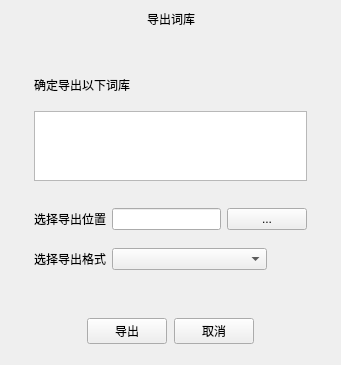
<?xml version="1.0" encoding="UTF-8"?>
<ui version="4.0">
 <class>OutputWordlibDlg</class>
 <widget class="QWidget" name="OutputWordlibDlg">
  <property name="geometry">
   <rect>
    <x>0</x>
    <y>0</y>
    <width>341</width>
    <height>365</height>
   </rect>
  </property>
  <property name="windowTitle">
   <string>Form</string>
  </property>
  <layout class="QVBoxLayout" name="verticalLayout_2">
   <property name="leftMargin">
    <number>0</number>
   </property>
   <property name="topMargin">
    <number>0</number>
   </property>
   <property name="rightMargin">
    <number>0</number>
   </property>
   <property name="bottomMargin">
    <number>0</number>
   </property>
   <item>
    <layout class="QVBoxLayout" name="verticalLayout" stretch="36,30,14,10,60,20,40,12,40,40,30,20">
     <item>
      <widget class="QWidget" name="output_wordlib_title_widget" native="true">
       <property name="sizePolicy">
        <sizepolicy hsizetype="Fixed" vsizetype="Fixed">
         <horstretch>0</horstretch>
         <verstretch>0</verstretch>
        </sizepolicy>
       </property>
       <property name="minimumSize">
        <size>
         <width>245</width>
         <height>32</height>
        </size>
       </property>
       <property name="maximumSize">
        <size>
         <width>16653</width>
         <height>16653</height>
        </size>
       </property>
       <layout class="QHBoxLayout" name="horizontalLayout_4">
        <property name="leftMargin">
         <number>0</number>
        </property>
        <property name="topMargin">
         <number>0</number>
        </property>
        <property name="rightMargin">
         <number>0</number>
        </property>
        <property name="bottomMargin">
         <number>0</number>
        </property>
        <item>
         <layout class="QHBoxLayout" name="horizontalLayout_3" stretch="1,0,1">
          <item>
           <spacer name="horizontalSpacer_8">
            <property name="orientation">
             <enum>Qt::Horizontal</enum>
            </property>
            <property name="sizeType">
             <enum>QSizePolicy::Expanding</enum>
            </property>
            <property name="sizeHint" stdset="0">
             <size>
              <width>20</width>
              <height>20</height>
             </size>
            </property>
           </spacer>
          </item>
          <item>
           <widget class="QLabel" name="logo_title_label">
            <property name="text">
             <string>导出词库</string>
            </property>
           </widget>
          </item>
          <item>
           <spacer name="horizontalSpacer_9">
            <property name="orientation">
             <enum>Qt::Horizontal</enum>
            </property>
            <property name="sizeHint" stdset="0">
             <size>
              <width>40</width>
              <height>20</height>
             </size>
            </property>
           </spacer>
          </item>
         </layout>
        </item>
       </layout>
      </widget>
     </item>
     <item>
      <spacer name="verticalSpacer_2">
       <property name="orientation">
        <enum>Qt::Vertical</enum>
       </property>
       <property name="sizeHint" stdset="0">
        <size>
         <width>20</width>
         <height>18</height>
        </size>
       </property>
      </spacer>
     </item>
     <item>
      <layout class="QHBoxLayout" name="horizontalLayout_10" stretch="40,320,40">
       <item>
        <spacer name="horizontalSpacer_13">
         <property name="orientation">
          <enum>Qt::Horizontal</enum>
         </property>
         <property name="sizeHint" stdset="0">
          <size>
           <width>40</width>
           <height>20</height>
          </size>
         </property>
        </spacer>
       </item>
       <item>
        <widget class="QLabel" name="label">
         <property name="text">
          <string>确定导出以下词库</string>
         </property>
        </widget>
       </item>
       <item>
        <spacer name="horizontalSpacer_14">
         <property name="orientation">
          <enum>Qt::Horizontal</enum>
         </property>
         <property name="sizeHint" stdset="0">
          <size>
           <width>40</width>
           <height>20</height>
          </size>
         </property>
        </spacer>
       </item>
      </layout>
     </item>
     <item>
      <spacer name="verticalSpacer">
       <property name="orientation">
        <enum>Qt::Vertical</enum>
       </property>
       <property name="sizeHint" stdset="0">
        <size>
         <width>315</width>
         <height>13</height>
        </size>
       </property>
      </spacer>
     </item>
     <item>
      <layout class="QHBoxLayout" name="horizontalLayout_9" stretch="40,320,40">
       <property name="spacing">
        <number>0</number>
       </property>
       <item>
        <spacer name="horizontalSpacer_11">
         <property name="orientation">
          <enum>Qt::Horizontal</enum>
         </property>
         <property name="sizeHint" stdset="0">
          <size>
           <width>40</width>
           <height>20</height>
          </size>
         </property>
        </spacer>
       </item>
       <item>
        <widget class="QTableWidget" name="tableWidget"/>
       </item>
       <item>
        <spacer name="horizontalSpacer_12">
         <property name="orientation">
          <enum>Qt::Horizontal</enum>
         </property>
         <property name="sizeHint" stdset="0">
          <size>
           <width>40</width>
           <height>20</height>
          </size>
         </property>
        </spacer>
       </item>
      </layout>
     </item>
     <item>
      <spacer name="verticalSpacer_3">
       <property name="orientation">
        <enum>Qt::Vertical</enum>
       </property>
       <property name="sizeHint" stdset="0">
        <size>
         <width>17</width>
         <height>13</height>
        </size>
       </property>
      </spacer>
     </item>
     <item>
      <layout class="QHBoxLayout" name="horizontalLayout_7" stretch="40,320,40">
       <property name="spacing">
        <number>0</number>
       </property>
       <item>
        <spacer name="horizontalSpacer_6">
         <property name="orientation">
          <enum>Qt::Horizontal</enum>
         </property>
         <property name="sizeHint" stdset="0">
          <size>
           <width>29</width>
           <height>17</height>
          </size>
         </property>
        </spacer>
       </item>
       <item>
        <layout class="QHBoxLayout" name="horizontalLayout_5" stretch="2,4,1">
         <property name="spacing">
          <number>6</number>
         </property>
         <item>
          <widget class="QLabel" name="label_2">
           <property name="text">
            <string>选择导出位置</string>
           </property>
          </widget>
         </item>
         <item>
          <widget class="QLineEdit" name="lineEdit"/>
         </item>
         <item>
          <widget class="QPushButton" name="getOutputDirBtn">
           <property name="sizePolicy">
            <sizepolicy hsizetype="Expanding" vsizetype="Fixed">
             <horstretch>0</horstretch>
             <verstretch>0</verstretch>
            </sizepolicy>
           </property>
           <property name="text">
            <string>...</string>
           </property>
          </widget>
         </item>
        </layout>
       </item>
       <item>
        <spacer name="horizontalSpacer_7">
         <property name="orientation">
          <enum>Qt::Horizontal</enum>
         </property>
         <property name="sizeHint" stdset="0">
          <size>
           <width>13</width>
           <height>17</height>
          </size>
         </property>
        </spacer>
       </item>
      </layout>
     </item>
     <item>
      <spacer name="verticalSpacer_4">
       <property name="orientation">
        <enum>Qt::Vertical</enum>
       </property>
       <property name="sizeHint" stdset="0">
        <size>
         <width>315</width>
         <height>13</height>
        </size>
       </property>
      </spacer>
     </item>
     <item>
      <layout class="QHBoxLayout" name="horizontalLayout_8" stretch="40,320,40">
       <property name="spacing">
        <number>0</number>
       </property>
       <item>
        <spacer name="horizontalSpacer">
         <property name="orientation">
          <enum>Qt::Horizontal</enum>
         </property>
         <property name="sizeHint" stdset="0">
          <size>
           <width>40</width>
           <height>20</height>
          </size>
         </property>
        </spacer>
       </item>
       <item>
        <layout class="QHBoxLayout" name="horizontalLayout_2" stretch="40,220,0">
         <property name="spacing">
          <number>6</number>
         </property>
         <item>
          <widget class="QLabel" name="label_3">
           <property name="sizePolicy">
            <sizepolicy hsizetype="Fixed" vsizetype="Preferred">
             <horstretch>0</horstretch>
             <verstretch>0</verstretch>
            </sizepolicy>
           </property>
           <property name="text">
            <string>选择导出格式</string>
           </property>
          </widget>
         </item>
         <item>
          <widget class="QComboBox" name="comboBox">
           <property name="sizePolicy">
            <sizepolicy hsizetype="Expanding" vsizetype="Fixed">
             <horstretch>0</horstretch>
             <verstretch>0</verstretch>
            </sizepolicy>
           </property>
          </widget>
         </item>
         <item>
          <spacer name="horizontalSpacer_10">
           <property name="orientation">
            <enum>Qt::Horizontal</enum>
           </property>
           <property name="sizeHint" stdset="0">
            <size>
             <width>40</width>
             <height>20</height>
            </size>
           </property>
          </spacer>
         </item>
        </layout>
       </item>
       <item>
        <spacer name="horizontalSpacer_2">
         <property name="orientation">
          <enum>Qt::Horizontal</enum>
         </property>
         <property name="sizeHint" stdset="0">
          <size>
           <width>40</width>
           <height>20</height>
          </size>
         </property>
        </spacer>
       </item>
      </layout>
     </item>
     <item>
      <spacer name="verticalSpacer_5">
       <property name="orientation">
        <enum>Qt::Vertical</enum>
       </property>
       <property name="sizeHint" stdset="0">
        <size>
         <width>20</width>
         <height>18</height>
        </size>
       </property>
      </spacer>
     </item>
     <item>
      <layout class="QHBoxLayout" name="horizontalLayout_6" stretch="115,80,10,80,115">
       <property name="spacing">
        <number>0</number>
       </property>
       <item>
        <spacer name="horizontalSpacer_3">
         <property name="orientation">
          <enum>Qt::Horizontal</enum>
         </property>
         <property name="sizeHint" stdset="0">
          <size>
           <width>40</width>
           <height>20</height>
          </size>
         </property>
        </spacer>
       </item>
       <item>
        <widget class="QPushButton" name="output_btn">
         <property name="text">
          <string>导出</string>
         </property>
        </widget>
       </item>
       <item>
        <spacer name="horizontalSpacer_4">
         <property name="orientation">
          <enum>Qt::Horizontal</enum>
         </property>
         <property name="sizeHint" stdset="0">
          <size>
           <width>40</width>
           <height>20</height>
          </size>
         </property>
        </spacer>
       </item>
       <item>
        <widget class="QPushButton" name="cancel_btn">
         <property name="text">
          <string>取消</string>
         </property>
        </widget>
       </item>
       <item>
        <spacer name="horizontalSpacer_5">
         <property name="orientation">
          <enum>Qt::Horizontal</enum>
         </property>
         <property name="sizeHint" stdset="0">
          <size>
           <width>40</width>
           <height>20</height>
          </size>
         </property>
        </spacer>
       </item>
      </layout>
     </item>
     <item>
      <spacer name="verticalSpacer_6">
       <property name="orientation">
        <enum>Qt::Vertical</enum>
       </property>
       <property name="sizeHint" stdset="0">
        <size>
         <width>17</width>
         <height>13</height>
        </size>
       </property>
      </spacer>
     </item>
    </layout>
   </item>
  </layout>
 </widget>
 <resources/>
 <connections/>
</ui>
